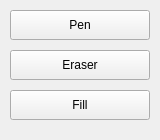
<?xml version="1.0" encoding="UTF-8"?>
<ui version="4.0">
 <class>ToolsPanel</class>
 <widget class="QWidget" name="ToolsPanel">
  <property name="geometry">
   <rect>
    <x>0</x>
    <y>0</y>
    <width>160</width>
    <height>140</height>
   </rect>
  </property>
  <widget class="QPushButton" name="penButton">
   <property name="geometry">
    <rect>
     <x>10</x>
     <y>10</y>
     <width>140</width>
     <height>30</height>
    </rect>
   </property>
   <property name="text">
    <string>Pen</string>
   </property>
  </widget>
  <widget class="QPushButton" name="eraserButton">
   <property name="geometry">
    <rect>
     <x>10</x>
     <y>50</y>
     <width>140</width>
     <height>30</height>
    </rect>
   </property>
   <property name="text">
    <string>Eraser</string>
   </property>
  </widget>
  <widget class="QPushButton" name="fillButton">
   <property name="geometry">
    <rect>
     <x>10</x>
     <y>90</y>
     <width>140</width>
     <height>30</height>
    </rect>
   </property>
   <property name="text">
    <string>Fill</string>
   </property>
  </widget>
 </widget>
 <resources/>
 <connections/>
</ui>
